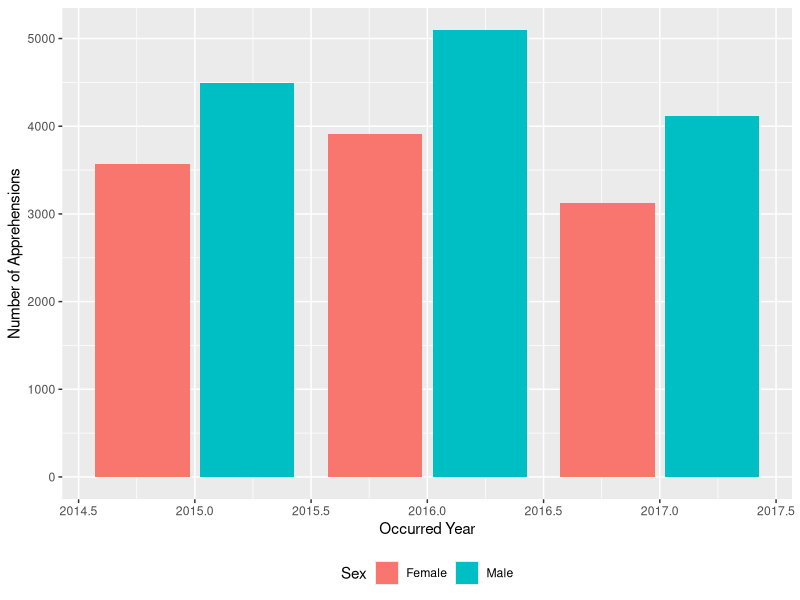
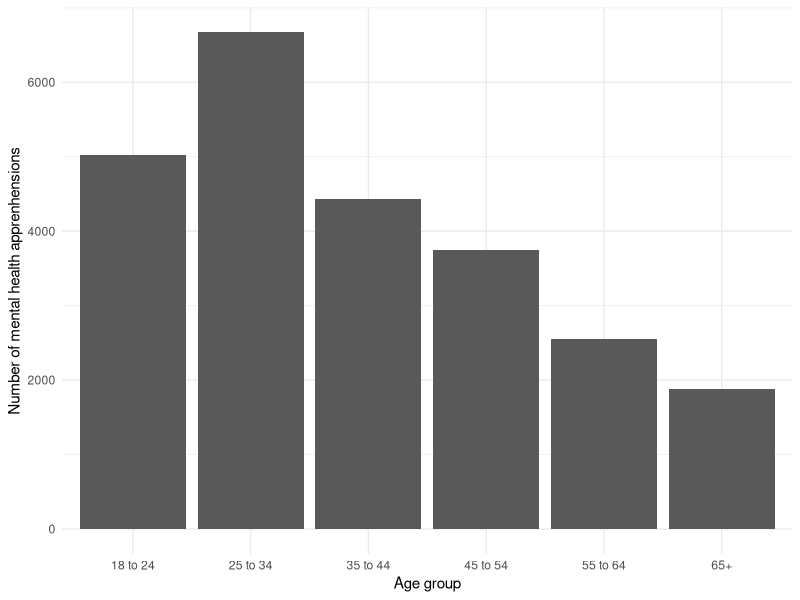
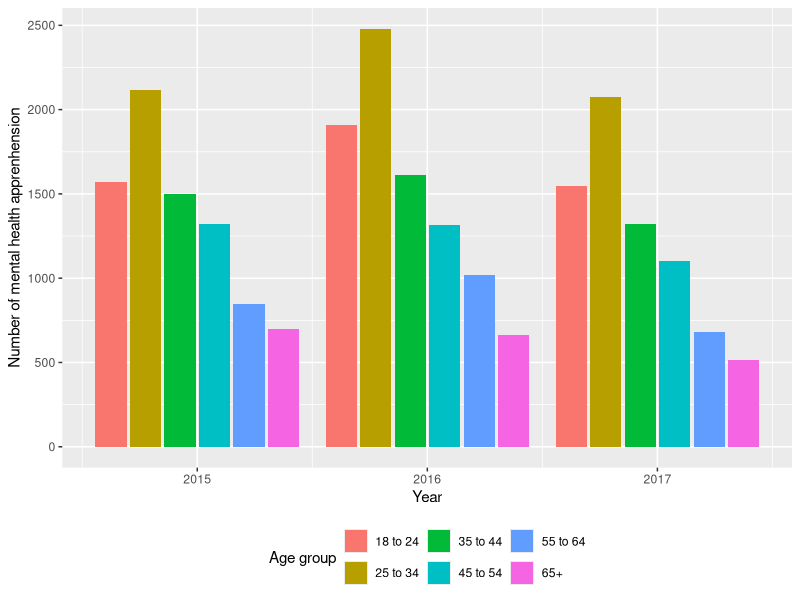
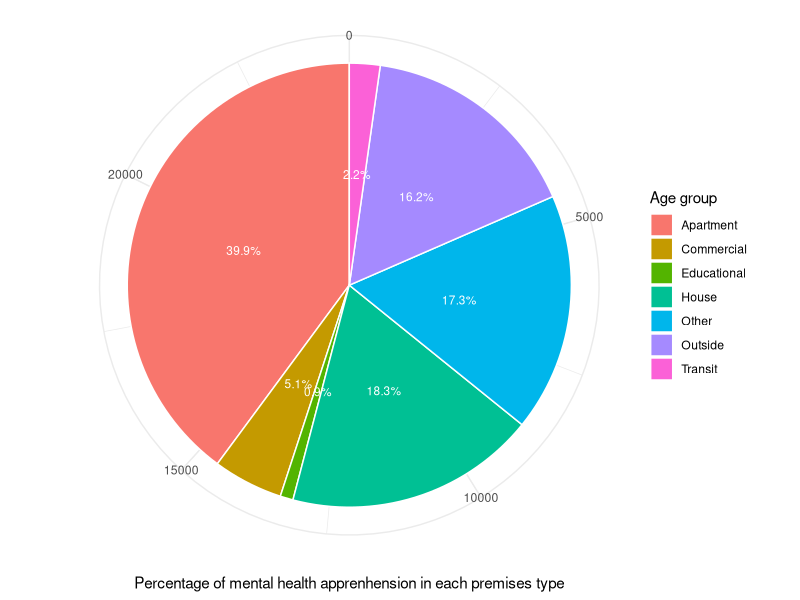

Reproduce these figures in R, in order.
## ---- chunk 1
#| message: false
#| echo: false
#### Workspace set-up ####
library(tidyverse) # a collection of data-related packages
library(knitr) # for kable
library(kableExtra)
library(here)
library(ggbeeswarm)
## ---- chunk 2
# load data
mental_health_data = read_csv(
  file = here("inputs/data/cleaned_data.csv"),
  show_col_types = FALSE
)
## ---- chunk 3
# Show a piece of sample data 
#| message: false
#| echo: false
#| label: tbl_sample_cleaned_data
#| tbl_cap: Sample of cleaned mental health data

mental_health_data |>
  slice(1:10) |>
  kable(
    col.names = c("Occurred Year", "Sex", "Age Group", "Premises Type"),
    digits = 1,
    booktabs = TRUE,
    linesep = "",
    align = c("c", "c", "c", "c")
  )

## ---- chunk 4
#| echo: false
#| message: false
#| label: tbl-sum_occurences
#| tbl-cap: Number of mental health apprehensions in Toronto each year from 2015-2017

mental_health_data |>
  select(occurred_year) |>
  count(occurred_year) |>
  kable(
    col.names = c("Occurred Year", "Count"),
    booktabs = TRUE,
    align = c("c", "c")
  )
## ---- chunk 5
# Analyze the relationship between mental health apprehension and gender
#| echo: false
#| message: false
#| label: fig-sex_year
#| fig-cap: Number of male and female mental health apprehensions in Toronto

mental_health_data |>
  ggplot(mapping = aes(x = occurred_year, fill = sex)) +
  geom_bar(position = "dodge2") +
  labs(x = "Occurred Year", y = "Number of Apprehensions", fill = "Sex") +
  theme(legend.position = "bottom")
## ---- chunk 6
#| echo: false
#| message: false
#| label: tbl-sum_occurences
#| tbl-cap: Total number of mental health apprenhension in age groups in Toronto from 2015 - 0217

mental_health_data |>
  select(age_group) |>
  count(age_group) |>
  kable(
    col.names = c("Age Group", "Count"),
    booktabs = TRUE,
    align = c("c", "c")
  )
## ---- chunk 7
# Analyze the relationship between mental health apprehension and age groups in total
#| echo: false
#| message: false
#| label: fig-age_year
#| fig-cap: Total number of mental health apprenhension in age groups

mental_health_data |> 
  count(age_group) |> 
  ggplot(mapping = aes(x = age_group, y = n)) +
  geom_col() +
  theme_minimal() +
  labs(x = "Age group", y = "Number of mental health apprenhensions")
## ---- chunk 8
# Analyze the relationship between mental health apprehension and age groups in each year
#| echo: false
#| message: false
#| label: fig-age_year_each
#| fig-cap: Number of mental health apprenhension in age groups in each year

mental_health_data |>
  ggplot(mapping = aes(x = occurred_year, fill = age_group)) +
  geom_bar(position = "dodge2") +
  labs(x = "Year", y = "Number of mental health apprenhension", fill = "Age group") +
  theme(legend.position = "bottom")
## ---- chunk 9
# Analyze the relationship between mental health apprehension and premises type in each year
#| echo: false
#| message: false
#| label: fig-premise_type
#| fig-cap: Percentage of mental helath apprehensions by premises type

mental_health_data |>
  count(premises_type) |>
  ggplot(mapping = aes(x="",y = n, fill = premises_type)) +
  geom_bar(stat = "identity", width = 1, color = "white") +
  coord_polar(theta = "y") +
  theme_minimal() +
  labs(x = "", y = "Percentage of mental health apprenhension in each premises type", fill = "Age group") +
  geom_text(aes(label = sprintf("%.1f%%", n/nrow(mental_health_data)*100)),
            position = position_stack(vjust = 0.5), color = "white", size = 3)
